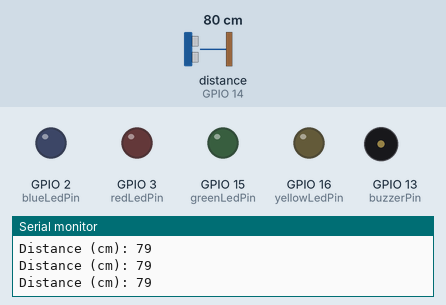
Simulated run of this sketch. Board: ESP8266 (NodeMCU). Shown: output pins drawn as LEDs (lit = HIGH), buzzer (waves = sounding, pin HIGH), the last lines printed to the serial monitor. Wiring (inferred from the names in the program): ultrasonic range finder: trigger GPIO 12; echo GPIO 14. The inputs (shaded band) are chosen by the test bench; at power-on: distance to the obstacle (sensor on GPIO 14) 80 cm. The echo pulse lasts 58.3 µs per cm; WiFi joins after 1.5 s; servers stay silent unless stated; pins used as bus, display or sensor lines are not drawn.

Above: at 1.2 s.
1.3 s: distance to the obstacle (sensor on GPIO 14) set to 19 cm
3.4 s: distance to the obstacle (sensor on GPIO 14) set to 15 cm
At 4.1 s:
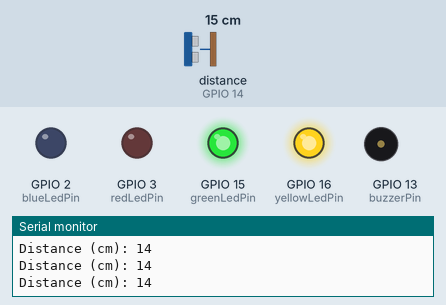
4.9 s: distance to the obstacle (sensor on GPIO 14) set to 12 cm
At 5.11 s:
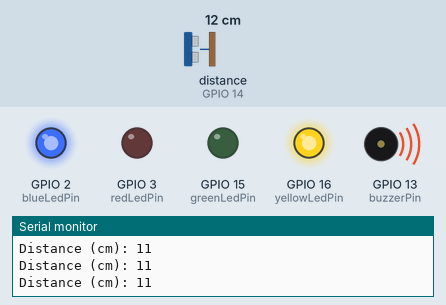
7.9 s: distance to the obstacle (sensor on GPIO 14) set to 10 cm
10.9 s: distance to the obstacle (sensor on GPIO 14) set to 7 cm
At 11.06 s:
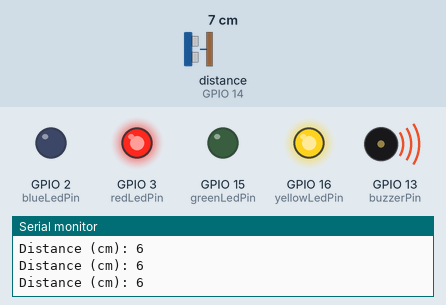
13.9 s: distance to the obstacle (sensor on GPIO 14) set to 9 cm
At 14.13 s:
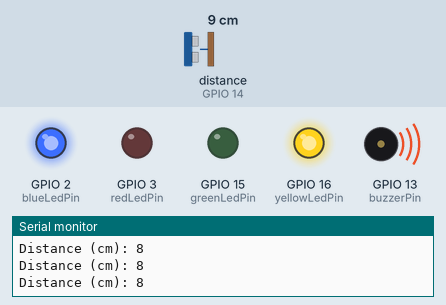
Timing chart, 0 to 17.9 s (numbered marks = the images above; inputs shaded):
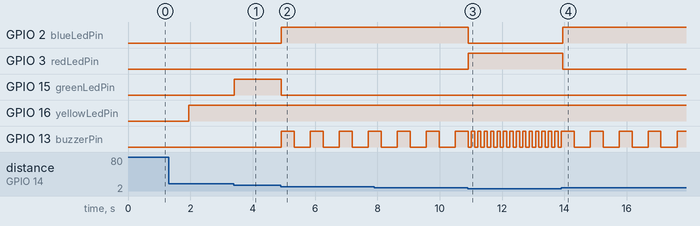

Measured:
- the behaviour switches between 17 and 16 cm on distance to the obstacle (sensor on GPIO 14) (found by bisection; images 0 and 1)
- the behaviour switches between 14 and 13 cm on distance to the obstacle (sensor on GPIO 14) (found by bisection; images 1 and 2)
- the behaviour switches between 9 and 8 cm on distance to the obstacle (sensor on GPIO 14) (found by bisection; images 2 and 3)
- after the input at 3.4 s, GPIO 15 (greenLedPin): LOW → HIGH at once
- after the input at 4.9 s, GPIO 2 (blueLedPin): LOW → HIGH at once; GPIO 15 (greenLedPin): HIGH → LOW at once; GPIO 13 (buzzerPin): alternates HIGH for 0.41 s and LOW for 0.52 s, starting at once
- after the input at 10.9 s, GPIO 2 (blueLedPin): HIGH → LOW at once; GPIO 3 (redLedPin): LOW → HIGH at once; GPIO 13 (buzzerPin): alternates HIGH for 0.10 s and LOW for 0.10 s, starting after 0.11 s
- after the input at 13.9 s, GPIO 2 (blueLedPin): LOW → HIGH after 0.05 s; GPIO 3 (redLedPin): HIGH → LOW after 0.05 s; GPIO 13 (buzzerPin): alternates HIGH for 0.41 s and LOW for 0.52 s, starting after 0.41 s

The sketch:

FloodDetection.ino
```cpp
/***************************************************
 * Project: Flood Detection with Blynk
 * Author: Roy Cuadra
 * Date: 08/24/2025
 ***************************************************/

// --- Blynk Template Configuration ---
#define BLYNK_TEMPLATE_ID   "Your_Blynk_Template_ID"
#define BLYNK_TEMPLATE_NAME "Flood Detection"
#define BLYNK_AUTH_TOKEN    "Your_Blynk_Auth_Token"  // <--- Replace with your token from Blynk app

#include <BlynkSimpleEsp8266.h>
#include <ESP8266WiFi.h>

char ssid[] = "Your_WiFi_Name";       // <-- Replace with your WiFi SSID
char pass[] = "Your_WiFi_Password";   // <-- Replace with your WiFi Password


const int trigPin      = 12;  // D6  -> Ultrasonic Trigger
const int echoPin      = 14;  // D5  -> Ultrasonic Echo
const int buzzerPin    = 13;  // D7  -> Buzzer
const int greenLedPin  = 15;  // D8  -> Green LED
const int blueLedPin   = 2;   // D4  -> Blue LED
const int redLedPin    = 3;   // RX  -> Red LED
const int yellowLedPin = 16;  // D0  -> Yellow

#define SOUND_SPEED 0.034
#define CM_TO_INCH 0.393701

long duration;
int distanceCm;
int distanceInch;

BlynkTimer timer;

unsigned long previousYellowMillis = 0;
const long yellowBlinkInterval = 500;
bool yellowLedState = false;

unsigned long previousBuzzerMillis = 0;
int buzzerOnTime = 200;
int buzzerOffTime = 300;
bool buzzerState = false;

void setup() {
  Serial.begin(115200);

  pinMode(trigPin, OUTPUT);
  pinMode(echoPin, INPUT);
  pinMode(buzzerPin, OUTPUT);
  pinMode(greenLedPin, OUTPUT);
  pinMode(blueLedPin, OUTPUT);
  pinMode(redLedPin, OUTPUT);
  pinMode(yellowLedPin, OUTPUT);

  WiFi.begin(ssid, pass);
  Blynk.config(BLYNK_AUTH_TOKEN);

  timer.setInterval(1000L, sendDistanceToBlynk);
  timer.setInterval(200L, checkBlynkConnection);
}

void loop() {
  if (WiFi.status() == WL_CONNECTED && Blynk.connected()) {
    Blynk.run();
  }
  timer.run();

  digitalWrite(trigPin, LOW);
  delayMicroseconds(2);
  digitalWrite(trigPin, HIGH);
  delayMicroseconds(10);
  digitalWrite(trigPin, LOW);

  duration = pulseIn(echoPin, HIGH, 30000);
  if (duration > 0) {
    distanceCm = duration * SOUND_SPEED / 2;
    distanceInch = distanceCm * CM_TO_INCH;
  } else {
    distanceCm = 999;
    distanceInch = 999;
  }

  Serial.print("Distance (cm): ");
  Serial.println(distanceCm);

  if (distanceInch <= 2.5) {
    digitalWrite(redLedPin, HIGH);
    digitalWrite(greenLedPin, LOW);
    digitalWrite(blueLedPin, LOW);
    buzzerOnTime = 100;
    buzzerOffTime = 100;
  } else if (distanceInch <= 4.5) {
    digitalWrite(redLedPin, LOW);
    digitalWrite(greenLedPin, LOW);
    digitalWrite(blueLedPin, HIGH);
    buzzerOnTime = 400;
    buzzerOffTime = 500;
  } else if (distanceInch <= 5) {
    digitalWrite(redLedPin, LOW);
    digitalWrite(greenLedPin, HIGH);
    digitalWrite(blueLedPin, LOW);
    buzzerOnTime = 0;
    buzzerOffTime = 0;
    buzzerState = false;
    digitalWrite(buzzerPin, LOW);
  } else {
    digitalWrite(redLedPin, LOW);
    digitalWrite(greenLedPin, LOW);
    digitalWrite(blueLedPin, LOW);
    buzzerOnTime = 0;
    buzzerOffTime = 0;
    buzzerState = false;
    digitalWrite(buzzerPin, LOW);
  }

  if (buzzerOnTime > 0 && buzzerOffTime > 0) {
    unsigned long currentMillis = millis();
    if (buzzerState && currentMillis - previousBuzzerMillis >= buzzerOnTime) {
      buzzerState = false;
      previousBuzzerMillis = currentMillis;
      digitalWrite(buzzerPin, LOW);
    } else if (!buzzerState && currentMillis - previousBuzzerMillis >= buzzerOffTime) {
      buzzerState = true;
      previousBuzzerMillis = currentMillis;
      digitalWrite(buzzerPin, HIGH);
      if (Blynk.connected() && distanceInch <= 2.5) {
        Blynk.logEvent("high_water_levels");
      }
    }
  }

  delay(50);
}

// --- Send Data distance to Blynk ---
void sendDistanceToBlynk() {
  if (Blynk.connected()) {
    Blynk.virtualWrite(V1, distanceCm);
    Blynk.virtualWrite(V2, distanceInch);
  }
}

void checkBlynkConnection() {
  if (WiFi.status() == WL_CONNECTED) {
    if (!Blynk.connected()) {
      Blynk.connect(1000);
      unsigned long currentMillis = millis();
      if (currentMillis - previousYellowMillis >= yellowBlinkInterval) {
        previousYellowMillis = currentMillis;
        yellowLedState = !yellowLedState;
        digitalWrite(yellowLedPin, yellowLedState);
      }
    } else {
      digitalWrite(yellowLedPin, HIGH);
    }
  } else {
    digitalWrite(yellowLedPin, LOW);
  }
}
```
